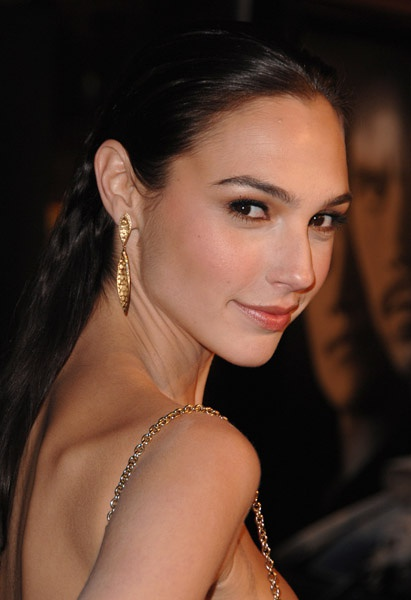
#> input picture SVD/gal.jpg, 411 x 600 px
$ python SVD.py   (Python 2 division)
#> lines starting #> are read from the running program, lines starting #| are printed output that depends on the picture
import numpy as np
import math
import matplotlib.pyplot as plt
import matplotlib.image as mpimg

def rgb2gray(rgb):
    return np.dot(rgb[...,:3], [0.299, 0.587, 0.114])

def svd(gray):
    s, u = np.linalg.eig(np.dot(gray, gray.T))
    s, v = np.linalg.eig(np.dot(gray.T, gray))
    u = np.asarray(u)
    s = np.asarray(s)
    v = np.asarray(v)
    u = u[:, 0: 411]
    print u.shape, v.shape, s.shape
    for i in range(len(s)):
        s[i] = math.sqrt(s[i])
    return u, s, v.T

#Convert color image into gray image
img = mpimg.imread('gal.jpg')
#> img is the input picture: shape (600, 411, 3); mean R, G, B 86.9, 59.1, 46.3
gray = rgb2gray(img)
#> in rgb2gray, `return np.dot(rgb[...,:3], [0.299, 0.587, 0.114])`:
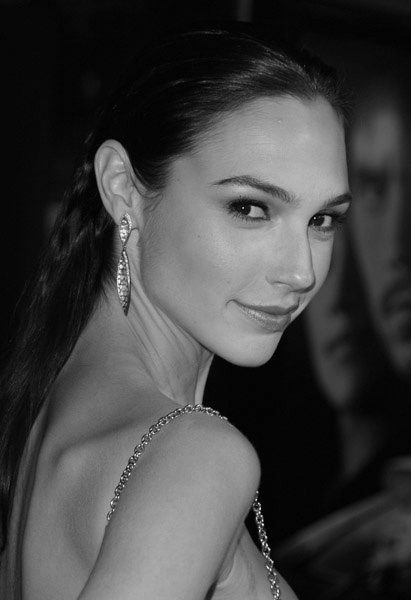
#> returned value: shape (600, 411) float64; min 0, max 250.5, mean 65.9
#plt.imshow(gray, cmap = plt.get_cmap('gray'))
#plt.show()
plt.imsave('gray.jpg', gray, cmap = plt.get_cmap('gray'))

#SVD
U, s, V = np.linalg.svd(gray, full_matrices = False)
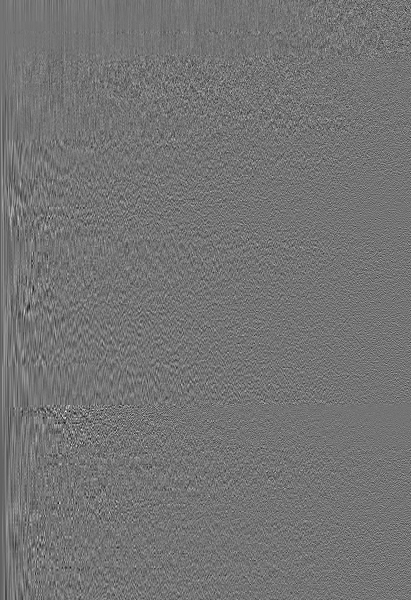
#> U: shape (600, 411) float64; min -0.297, max 0.353, mean -5.71e-05; drawn with min black and max white
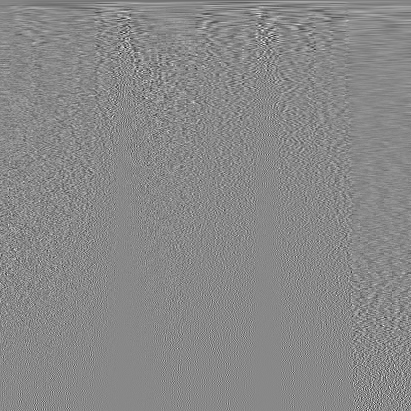
#> V: shape (411, 411) float64; min -0.403, max 0.35, mean -8.89e-05; drawn with min black and max white
#> s = 411 values, max 39155.9 at index 0, min 2.34 at index 410, mean 341.5
print U.shape, V.shape, s.shape
#| (600, 411) (411, 411) (411,)
s[50:] = 0
S = np.diag(s)
re_1 = np.dot(U, np.dot(S, V))
plt.imshow(re_1, cmap = plt.get_cmap('gray'))
plt.show()
print U
#> (printed output is left out)


U, s, V = svd(gray)
#> in svd, `s, v = np.linalg.eig(np.dot(gray.T, gray))`:
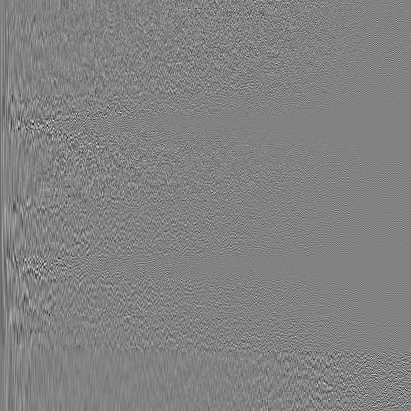
#> v: shape (411, 411) float64; min -0.403, max 0.387, mean -0.000166; drawn with min black and max white
#> in svd, `s, v = np.linalg.eig(np.dot(gray.T, gray))`: s = 411 values, max 1.53e+09 at index 0, min 5.48 at index 366, mean 4716431.9
#| (600, 411) (411, 411) (411,)
#> after the loop in svd, `for i in range(len(s)):`: s = 411 values, max 39155.9 at index 0, min 2.34 at index 366, mean 341.5
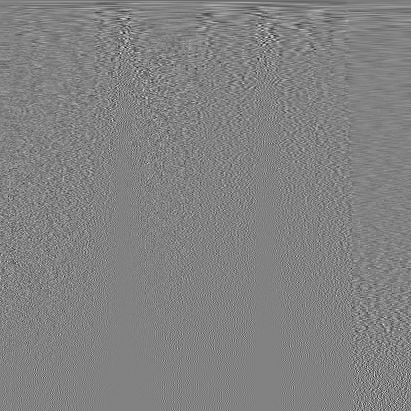
#> V: shape (411, 411) float64; min -0.403, max 0.387, mean -0.000166; drawn with min black and max white
s[50:] = 0
S = np.diag(s)
print U
#> (printed output is left out)
re_2 = np.asarray(np.dot(U, np.dot(S, V)))


#> (the run stopped early here; a loop or call above may not have finished)
